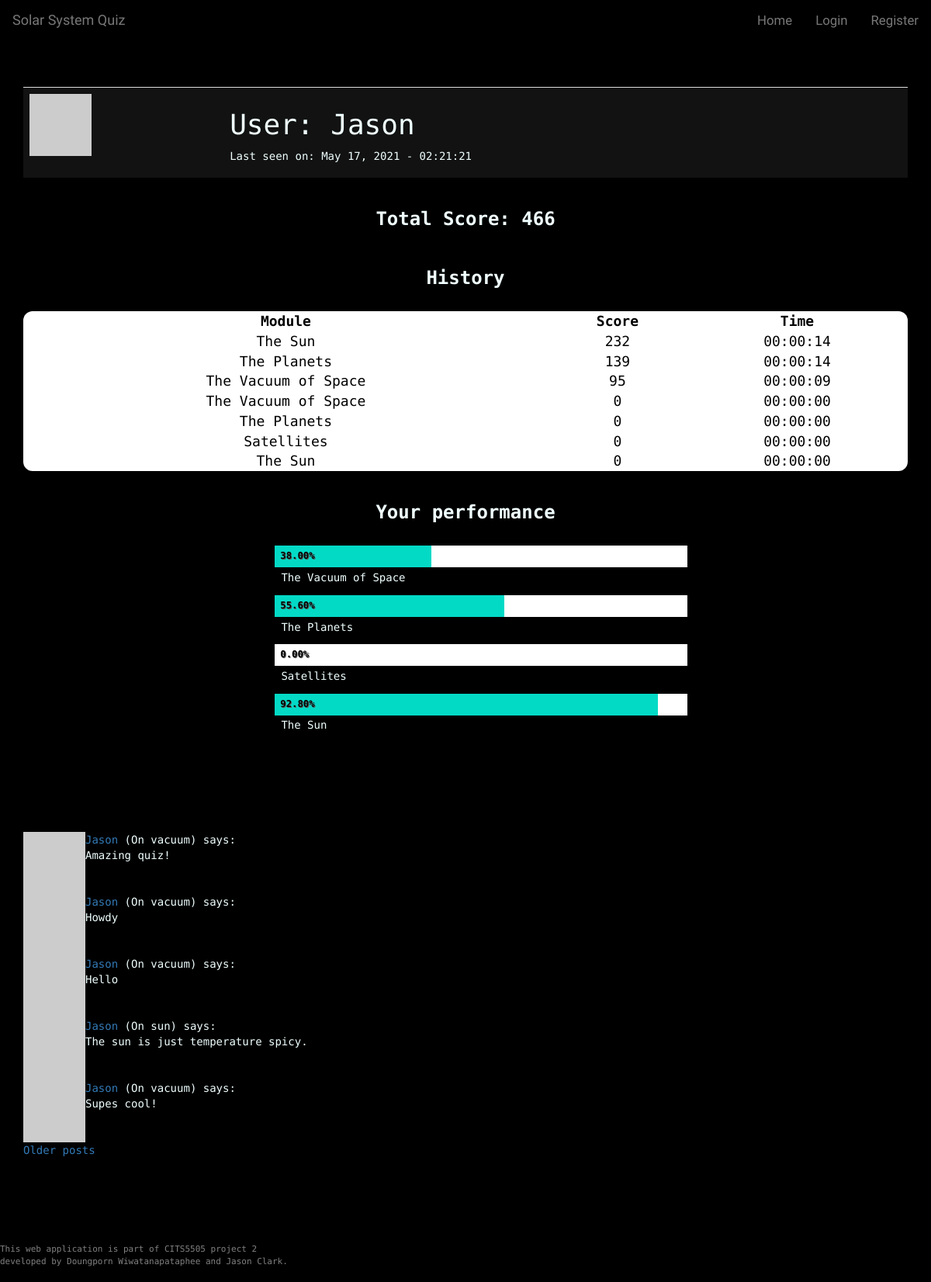
Before: /user/Jason with the older database file.
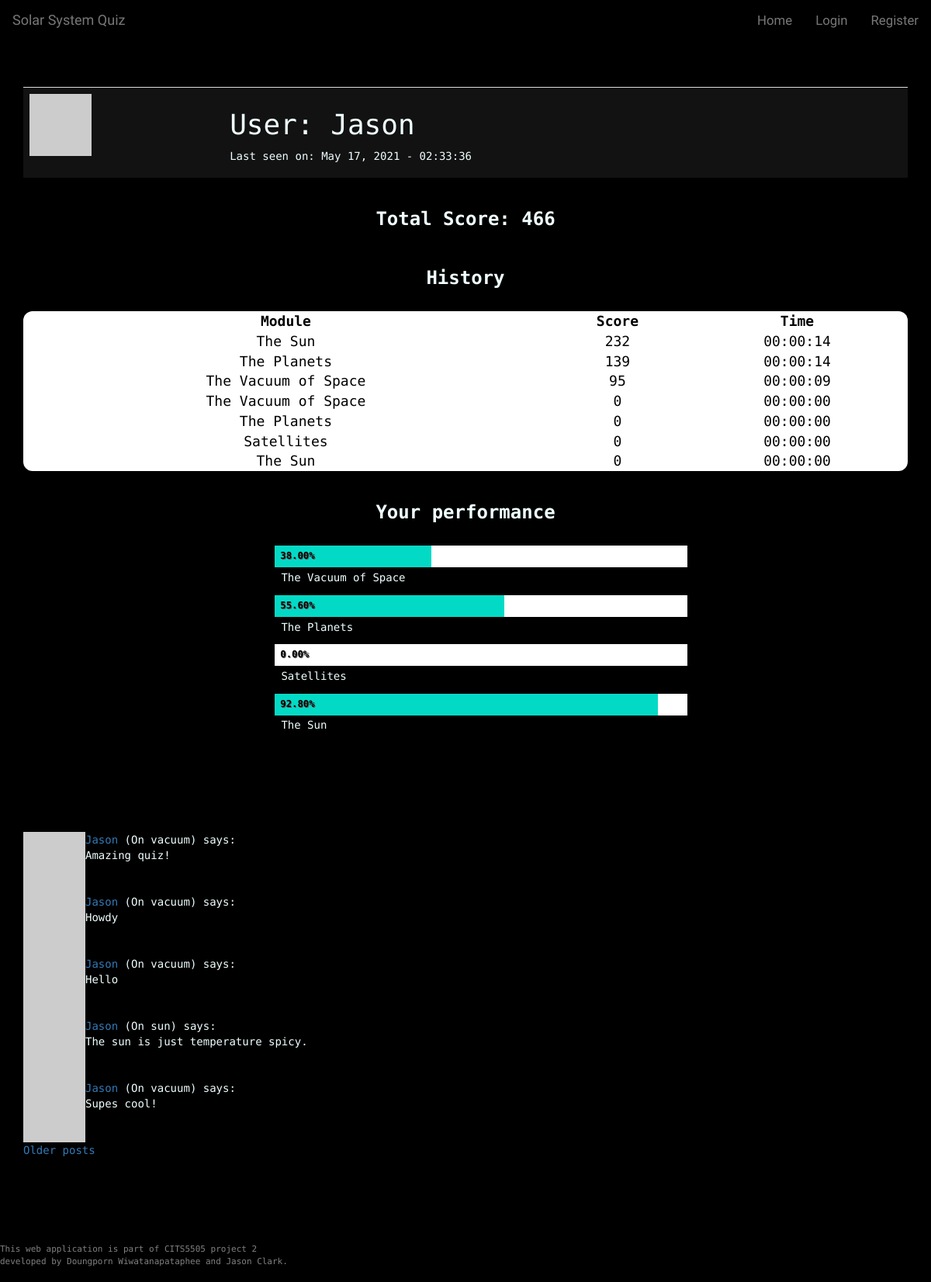
After: the same page with the newer database file.
### app/models.py (models this page shows, shortened)
class User(UserMixin, db.Model):
    __tablename__ = 'user_table'
    id = db.Column(db.Integer, primary_key=True)
    username = db.Column(db.String(64), index=True, unique=True)
    user_type = db.Column(db.String(64))
    email = db.Column(db.String(120), index=True, unique=True)
    password_hash = db.Column(db.String(128))
    posts = db.relationship('Post', backref='author', lazy='dynamic')
    about_me = db.Column(db.String(140))
    last_seen = db.Column(db.DateTime, default=datetime.utcnow)
    score_child = db.relationship("Score", backref = 'user_parent')
    quiz_unlocked = db.Column(db.Integer, default=0)
    def avatar(self, size):
      digest = md5(self.email.lower().encode('utf-8')).hexdigest()
      return 'https://www.gravatar.com/avatar/{}?d=identicon&s={}'.format(digest, size)

class Score(db.Model):
    __tablename__ = 'score'
    id = db.Column(db.Integer, primary_key = True)
    user_id = db.Column(db.Integer, db.ForeignKey('user_table.id'))
    questionset_id = db.Column(db.Integer, db.ForeignKey('questionset.id'))
    score = db.Column(db.Integer, default=0)
    time_taken = db.Column(db.Time, default=0)

class QuestionSet(db.Model):
    __tablename__ = 'questionset'
    id = db.Column(db.Integer, primary_key = True)
    name = db.Column(db.String(64))
    module = db.Column(db.String(64))
    number_of_questions = db.Column(db.Integer)
    child = db.relationship("CurrentQuestion")
    score_child = db.relationship('Score', backref= 'questionset_parent')

class Post(db.Model):
    id = db.Column(db.Integer, primary_key=True)
    user_id = db.Column(db.Integer, db.ForeignKey('user_table.id')) #user.id
    body = db.Column(db.String(140))
    timestamp = db.Column(db.DateTime, index=True, default=datetime.utcnow)
    page = db.Column(db.String)
    upvotes = db.Column(db.Integer, default=0)
    downvotes = db.Column(db.Integer, default=0)

### app/routes.py (the view)
@app.route('/user/<username>', methods = ['GET','POST'])
def user_profile(username):
    user = User.query.filter_by(username=username).first_or_404()
    page = request.args.get('page', 1, type=int)
    posts = user.posts.order_by(Post.timestamp.desc()).paginate(
      page, 5, False)
    next_url = url_for('user_profile', username=username, page=posts.next_num) \
      if posts.has_next else None
    prev_url = url_for('user_profile', username=username, page=posts.prev_num) \
      if posts.has_prev else None
    score_dict = [] # initialise module score dictionary
    total = 0       # initialise total score as zero
    vacuum_top = Score.query.filter_by(user_id=user.id, questionset_id=2).order_by(Score.score.desc())[0]
    planet_top = Score.query.filter_by(user_id=user.id, questionset_id=3).order_by(Score.score.desc())[0]
    satellite_top = Score.query.filter_by(user_id=user.id, questionset_id=4).order_by(Score.score.desc())[0]
    sun_top = Score.query.filter_by(user_id=user.id, questionset_id=5).order_by(Score.score.desc())[0]
    user_scores = Score.query.filter_by(user_id=user.id).all()
    for score in user_scores:
        score_dict.append({'module': score.questionset_id}) # append scores for each learning module
        total += score.score    # add total score
    scoreSorted = Score.query.filter_by(user_id=user.id).order_by(Score.score.desc()).all()
    return render_template('user_profile.html', user=user, score=total, posts=posts.items,
    scoreSorted = scoreSorted, next_url=next_url, prev_url=prev_url, vacuum_top=vacuum_top, planet_top=planet_top,
    satellite_top=satellite_top, sun_top=sun_top)

### app/routes.py (called while the page is built)
@app.before_request
def before_request():
    from_zone = tz.tzutc()
    to_zone = tz.tzlocal()
    utc = datetime.utcnow()
    utc = utc.replace(tzinfo=from_zone)
    central = utc.astimezone(to_zone)   # convert to local timezone
    if current_user.is_authenticated:
        current_user.last_seen = central
        db.session.commit()

### app/templates/user_profile.html (shortened to what this page needs)
{% extends 'base.html' %}
{% block body %}
<div class="container">
<table class="table user-table">
  <tr>
    <td><img src="{{ user.avatar(128) }}"></td>
    <td>
      <h1 id="user_heading">User: {{ user.username }}</h1>
      {% if user.last_seen %}<p>Last seen on: {{ user.last_seen.strftime('%B %d, %Y - %H:%M:%S') }}</p>{% endif %}
    </td>
  </tr>
</table>
</div>
<div class="container">
  <h2 class="history-bar">Total Score: {{ score }}</h2>
  <h2 class="history-bar">History</h2>
  <table class="result-table">
    <thead>
      <tr>
        <th>Module</th>
        <th>Score</th>
        <th>Time</th>
      </tr>
    </thead>
    <tbody>
    {% for score in scoreSorted %}
    {%  if loop.index <= 10  %}
      <tr>
        <td>{{ score.questionset_parent.name }}</td>
        <td>{{ score.score }}</td>
        <td>{{ score.time_taken }}</td>
      </tr>
    {% endif %}
    {% endfor %}
    </tbody>
  </table>
  <br>
</div>
<div class="container chart-container">
  <h2 class="history-bar">Your performance</h2>
  <ul class="horizontal-bar-chart">
    <li>
      <span class="index" style="width: calc( {{ vacuum_top.score }}/250 * 100%)">{{'%0.2f'| format(vacuum_top.score / 250 * 100 | float) }}%</span>
    </li>
      <p>{{ vacuum_top.questionset_parent.name }}</p>
    <li>
      <span class="index" style="width: calc( {{ planet_top.score }}/250 * 100%)">{{'%0.2f'| format(planet_top.score / 250 * 100 | float)}}%</span>
    </li>
    <p>{{ planet_top.questionset_parent.name }}</p>
    <li>
      <span class="index" style="width: calc( {{ satellite_top.score }}/250 * 100%)">{{'%0.2f'| format(satellite_top.score / 250 * 100 | float) }}%</span>
    </li>
    <p>{{ satellite_top.questionset_parent.name }}</p>
    <li>
      <span class="index" style="width: calc( {{ sun_top.score }}/250 * 100%)">{{'%0.2f'| format(sun_top.score /250 * 100 | float) }}%</span>
    </li>
    <p>{{ sun_top.questionset_parent.name }}</p>
  </ul>
</div>
<hr class="divider" />
<div class="container">
  {% for post in posts %}
  {% include '_post.html'%}
  {% endfor %}
  {% if next_url %}
  <a href="{{ next_url }}">Older posts</a>
  {% endif %}
</div>
{% endblock %}

### app/templates/base.html (shortened to what this page needs)
<!DOCTYPE html>
<html lang="en">
<head>
  <link rel="stylesheet" href="https://maxcdn.bootstrapcdn.com/bootstrap/3.4.1/css/bootstrap.min.css">
  <link rel="stylesheet" type="text/css" href="{{ url_for('static', filename='css/theme.css') }}">
  <link rel="stylesheet" href="https://cdnjs.cloudflare.com/ajax/libs/font-awesome/4.7.0/css/font-awesome.min.css">
</head>
<body>
  {% block navbar %}
  <nav class="navbar navbar-default">
    <div class="navbar-header">
      <a class="navbar-brand" href="{{ url_for('home') }}">Solar System Quiz</a>
    </div>
    <div class="collapse navbar-collapse" id="bs-example-navbar-collapse-1">
      <ul class="nav navbar-nav navbar-right">
        {% if current_user.is_authenticated %}
        <li><a id="nav_home" href="{{ url_for('home') }}">Home</a></li>
        <li><a id="nav_profile" href="{{ url_for('user_profile', username=current_user.username) }}">{{ current_user.username }} Profile</a></li>
        <li><a id="nav_logout" href="{{ url_for('logout') }}">Sign Out</a></li>
        {% else %}
        <li><a id="nav_home" href="{{ url_for('home') }}">Home</a></li>
        <li><a id="nav_login" href="{{ url_for('login') }}">Login</a></li>
        <li><a id="nav_register" href="{{ url_for('register') }}">Register</a></li>
        {% endif %}
      </ul>
    </div>
  </nav>
  {% endblock %}
  <div class="points-container">
  </div>
  {% block body %}{% endblock %}
  <footer>
    <p>This web application is part of CITS5505 project 2 <br>
        developed by Doungporn Wiwatanapataphee and Jason Clark.</p>
  </footer>
</body>
</html>

### app/templates/_post.html (shortened to what this page needs)
<table>
  <tr valign="top">
    <td><img src="{{ post.author.avatar(36) }}"></td>
    <td>
      <a href="{{ url_for('user_profile', username=post.author.username) }}">
        {{ post.author.username }}
      </a>
      (On {{ post.page }}) says:<br>{{ post.body }}
    </td>
  </tr>
</table>

### app/static/css/theme.css (style rules this page uses)
* { box-sizing: border-box; }
body { font-family: 'Space Mono', monospace; background-color: black; color: azure; padding-bottom: 60px; margin-bottom: 100px; }
html { scroll-behavior: smooth; }
.navbar { font-family: 'Audiowide', cursive; background-color: black; border-color: black; top: 0; }
.nav a { font-size: 1.2em !important; }
.points-container { padding: 20px; display: flex; margin: 0 auto; text-align: center; }
.result-table { width: 100%; font-size: 18px; padding: 20px; border-collapse: collapse; border-spacing: 10px; text-align: center; background-color: #ffffff; color: black; border-radius: 12px; }
.result-table th { text-align: center; }
.user-table { background-color: #121212; }
.history-bar { padding: 20px; text-align: center; font-weight: bold; font-size: 24px; margin-top: 0; }
.chart-container { margin: 0 auto; max-width: 600px; min-width: 320px; padding: 0 1em; }
.horizontal-bar-chart { float: left; width: 100%; }
.horizontal-bar-chart li { position: relative; display: block; height: 2em; margin-bottom: .2em; background: #ffffff; }
.horizontal-bar-chart p { display: block; _zoom: 1; margin: 0 0 .9em 0; text-indent: .6em; }
.horizontal-bar-chart .index { display: block; position: absolute; top: 0; left: 0; height: 100%; text-indent: .6em; font-size: 0.875em; font-weight: bold; color: black; background: #03dac6; line-height: 2.2em; text-shadow: 1px 1px 0px #595959; }
hr.divider { border: 0; height: 5px; margin-top: 50px; margin-bottom: 50px; margin-left: 2rem; width: 100%; }
footer { position: fixed; font-size: 11px; background: black; color:grey; bottom: 0; left: 0; height: 50px; width: 100%; }

Changed rows visible on the page:
changed User "Jason": last_seen "May 17, 2021 - 02:21:21" → "May 17, 2021 - 02:33:36"
